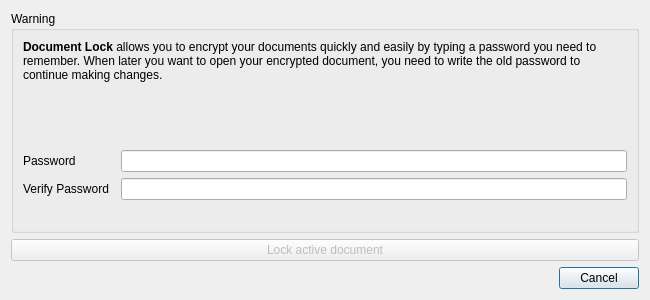
<?xml version="1.0" encoding="UTF-8"?>
<ui version="4.0">
 <class>Dialog_DocumentLock</class>
 <widget class="QDialog" name="Dialog_DocumentLock">
  <property name="geometry">
   <rect>
    <x>0</x>
    <y>0</y>
    <width>650</width>
    <height>300</height>
   </rect>
  </property>
  <property name="minimumSize">
   <size>
    <width>650</width>
    <height>300</height>
   </size>
  </property>
  <property name="maximumSize">
   <size>
    <width>650</width>
    <height>300</height>
   </size>
  </property>
  <property name="windowTitle">
   <string>LaTeX Office Writer</string>
  </property>
  <layout class="QGridLayout" name="gridLayout">
   <item row="0" column="0" colspan="2">
    <widget class="QGroupBox" name="groupBox">
     <property name="title">
      <string>Warning</string>
     </property>
     <layout class="QGridLayout" name="gridLayout_2">
      <item row="5" column="0" colspan="3">
       <widget class="QLabel" name="labelHint">
        <property name="font">
         <font>
          <pointsize>10</pointsize>
         </font>
        </property>
        <property name="text">
         <string/>
        </property>
       </widget>
      </item>
      <item row="4" column="0">
       <widget class="QLabel" name="label">
        <property name="text">
         <string>Verify Password</string>
        </property>
       </widget>
      </item>
      <item row="3" column="2">
       <widget class="QLineEdit" name="lineEditPassword">
        <property name="echoMode">
         <enum>QLineEdit::Password</enum>
        </property>
       </widget>
      </item>
      <item row="4" column="2">
       <widget class="QLineEdit" name="lineEditVerify">
        <property name="echoMode">
         <enum>QLineEdit::Password</enum>
        </property>
       </widget>
      </item>
      <item row="0" column="0" colspan="3">
       <widget class="QLabel" name="labelWarning">
        <property name="text">
         <string>&lt;html&gt;&lt;head/&gt;&lt;body&gt;&lt;p&gt;&lt;span style=&quot; font-weight:600;&quot;&gt;Document Lock &lt;/span&gt;allows you to encrypt your documents quickly and easily by typing a password you need to remember. When later you want to open your encrypted document, you need to write the old password to continue making changes.&lt;/p&gt;&lt;/body&gt;&lt;/html&gt;</string>
        </property>
        <property name="alignment">
         <set>Qt::AlignLeading|Qt::AlignLeft|Qt::AlignVCenter</set>
        </property>
        <property name="wordWrap">
         <bool>true</bool>
        </property>
       </widget>
      </item>
      <item row="3" column="0">
       <widget class="QLabel" name="labelPassword">
        <property name="text">
         <string>Password</string>
        </property>
       </widget>
      </item>
      <item row="1" column="0">
       <spacer name="verticalSpacer">
        <property name="orientation">
         <enum>Qt::Vertical</enum>
        </property>
        <property name="sizeHint" stdset="0">
         <size>
          <width>20</width>
          <height>40</height>
         </size>
        </property>
       </spacer>
      </item>
     </layout>
    </widget>
   </item>
   <item row="2" column="0" colspan="2">
    <widget class="QDialogButtonBox" name="buttonBox">
     <property name="orientation">
      <enum>Qt::Horizontal</enum>
     </property>
     <property name="standardButtons">
      <set>QDialogButtonBox::Cancel</set>
     </property>
    </widget>
   </item>
   <item row="1" column="0" colspan="2">
    <widget class="QPushButton" name="pushButtonLockDocument">
     <property name="enabled">
      <bool>false</bool>
     </property>
     <property name="text">
      <string>Lock active document</string>
     </property>
    </widget>
   </item>
  </layout>
 </widget>
 <tabstops>
  <tabstop>lineEditPassword</tabstop>
  <tabstop>lineEditVerify</tabstop>
  <tabstop>pushButtonLockDocument</tabstop>
 </tabstops>
 <resources/>
 <connections>
  <connection>
   <sender>buttonBox</sender>
   <signal>accepted()</signal>
   <receiver>Dialog_DocumentLock</receiver>
   <slot>accept()</slot>
   <hints>
    <hint type="sourcelabel">
     <x>248</x>
     <y>254</y>
    </hint>
    <hint type="destinationlabel">
     <x>157</x>
     <y>274</y>
    </hint>
   </hints>
  </connection>
  <connection>
   <sender>buttonBox</sender>
   <signal>rejected()</signal>
   <receiver>Dialog_DocumentLock</receiver>
   <slot>reject()</slot>
   <hints>
    <hint type="sourcelabel">
     <x>316</x>
     <y>260</y>
    </hint>
    <hint type="destinationlabel">
     <x>286</x>
     <y>274</y>
    </hint>
   </hints>
  </connection>
 </connections>
</ui>
